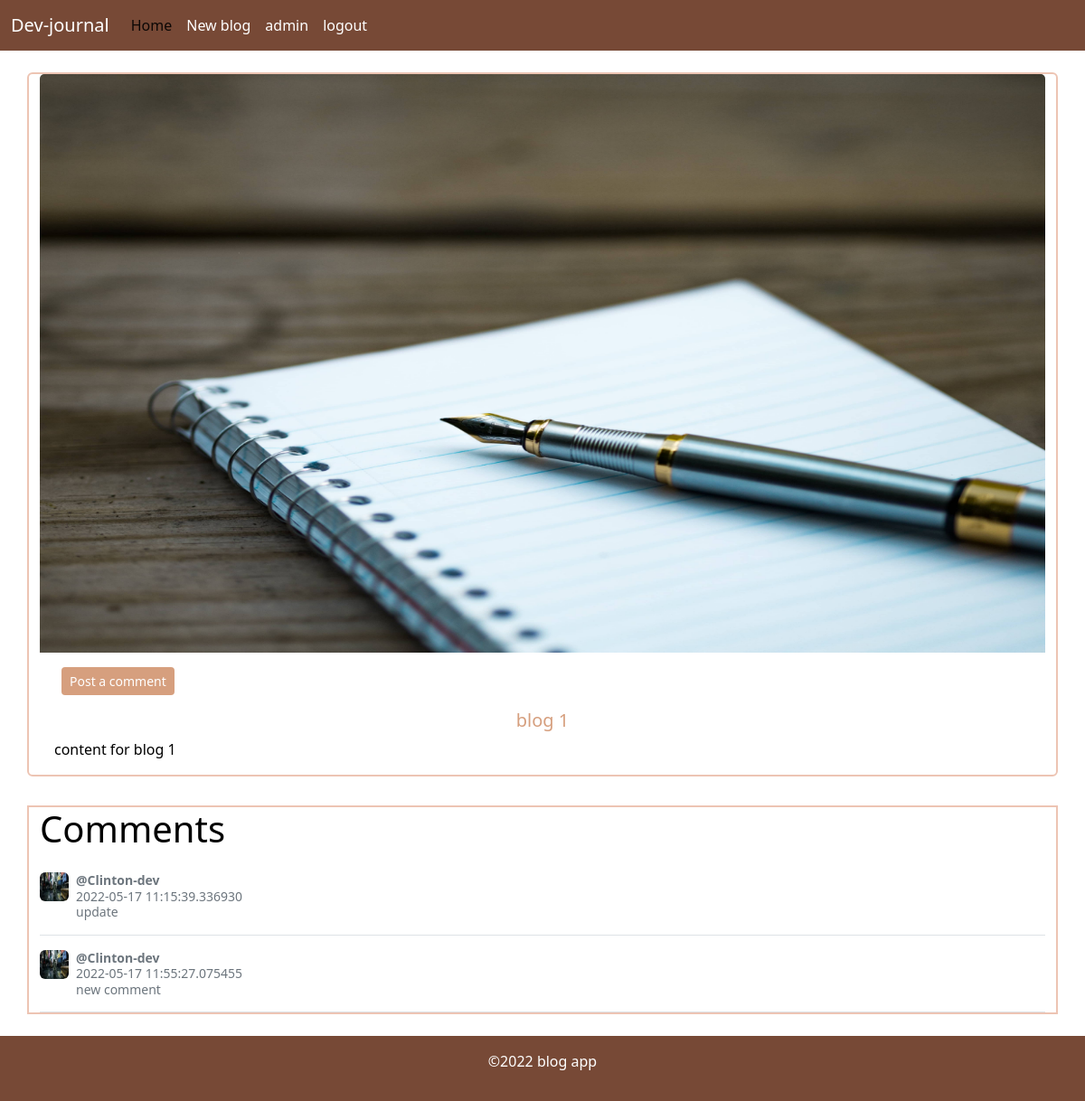
The app's page /post/1 (signed in) with its own data.
### blog/models.py (models this page shows, shortened)
class User(db.Model, UserMixin):
    id = db.Column(db.Integer, primary_key=True)
    username = db.Column(db.String(20), unique=True, nullable=False)
    email = db.Column(db.String(120), unique=True, nullable=False)
    image_file = db.Column(db.String(20), nullable=False, default='user-default.jpg')
    password = db.Column(db.String(60), nullable=False)
    posts = db.relationship('Post', backref='author', lazy=True)
    comments = db.relationship('Comment', backref='user', lazy=True)

class Post(db.Model):
    id = db.Column(db.Integer, primary_key=True)
    title = db.Column(db.String(100), nullable=False)
    date_posted = db.Column(db.DateTime, nullable=False, default=datetime.utcnow)
    image_file = db.Column(db.String(20), nullable=False, default='blog-default.jpg')
    content = db.Column(db.Text, nullable=False)
    comments = db.relationship('Comment', backref='post', lazy=True)
    user_id = db.Column(db.Integer, db.ForeignKey('user.id'), nullable=False)

class Comment(db.Model):
    id = db.Column(db.Integer, primary_key=True)
    content = db.Column(db.Text, nullable=False)
    date_posted = db.Column(db.DateTime, nullable=False, default=datetime.utcnow)
    user_id = db.Column(db.Integer, db.ForeignKey('user.id'), nullable=False)
    post_id = db.Column(db.Integer, db.ForeignKey('post.id'), nullable=False)

### blog/routes.py (the view)
@app.route("/post/<int:post_id>")
def post(post_id):
    post = Post.query.get_or_404(post_id)
    comments = Comment.query.filter_by(post_id=post.id)
    img_file = url_for('static', filename='images/' + post.image_file)
    return render_template("post.html", title=post.title,post=post,img_file=img_file, comments=comments)

### blog/models.py (called while the page is built)
@login_manager.user_loader
def load_user(user_id):
    return User.query.get(user_id)

### blog/templates/post.html (shortened to what this page needs)
{% extends "layout.html"%}
{% block content%}
<div class="container">
    <div class="row mt-4">
        <div class="card mb-3 post-card">
            <img src="{{img_file}}" class="card-img-top blog-img" alt="blog post image">
            <div class="card-body">
                <a href="{{url_for('create_comment',post_id=post.id)}}" class="btn blog-btn btn-sm mx-2 text-center">Post a comment</a>
              <h5 class="card-title blog-title text-center mt-3">{{post.title}}</h5>
              <p class="card-text">{{post.content}}</p>
            </div>
          </div>
    </div>
    <div class="row mt-3">
        <div class="post-card">
            <h1>Comments</h1>
            {% for comment in comments%}
                <div class="d-flex text-muted pt-3 border-bottom">
                    <img src="{{url_for('static',filename='profile-pic/'+comment.user.image_file)}}" alt="user profile pic" class="bd-placeholder-img flex-shrink-0 me-2 rounded" style="width:32px;height: 32px;">
                    <p class="pb-3 mb-0 small lh-sm">
                    <strong class="d-block text-gray-dark">@{{comment.user.username}}</strong>
                    <span>{{comment.date_posted}}</span><br>
                    {{comment.content}}
                    </p>
                </div>
            {% endfor %}
        </div>
    </div>
</div>
{% endblock %}

### blog/templates/layout.html (shortened to what this page needs)
<!doctype html>
<html lang="en">
  <head>
    <link href="https://cdn.jsdelivr.net/npm/bootstrap@5.2.0-beta1/dist/css/bootstrap.min.css" rel="stylesheet">
    <link rel="stylesheet" href="{{url_for('static', filename='styles.css')}}">
  </head>
  <body>
    <nav class="navbar navbar-expand-lg navigation-bar">
        <div class="container-fluid">
        <a class="navbar-brand" href="{{url_for('home')}}">Dev-journal</a>
        <div class="collapse navbar-collapse" id="navbarNav">
            <ul class="navbar-nav">
            <li class="nav-item">
                <a class="nav-link active" aria-current="page" href="{{url_for('home')}}">Home</a>
            </li>
            {% if current_user.is_authenticated%}
              <li class="nav-item">
                <a class="nav-link" href="{{url_for('create_post')}}">New blog</a>
              </li>
              <li class="nav-item">
                <a class="nav-link" href="{{url_for('profile')}}">{{current_user.username}}</a>
              </li>
              <li class="nav-item">
                <a class="nav-link" href="{{url_for('logout')}}">logout</a>
              </li>
            {% endif %}
            </ul>
        </div>
        </div>
    </nav>
    {% block content%}{%endblock content%}
    <footer class="mt-4 py-3">
      <div class="container-fluid">
        <p class="text-center">&copy;2022 blog app</p>
      </div>
    </footer>
  </body>
</html>

### blog/static/styles.css (style rules this page uses)
body { color: #000; }
.navigation-bar { background-color: #774936; }
.navigation-bar a { color: #fff; }
.post-card { border: 2px solid #EDC4B3; }
.blog-title { color: #D69F7E; text-decoration: none; }
.blog-btn { background-color: #D69F7E; color: #fff; }
.blog-img { height: 80vh; }
footer { background-color: #774936; color: #fff; }

### records on screen
User: username "admin"
Post: title "blog 1", content "content for blog 1"
Comment: image_file (picture), user.username "Clinton-dev", date_posted "2022-05-17 11:15:39.336930", content "update"
Comment: image_file (picture), user.username "Clinton-dev", date_posted "2022-05-17 11:55:27.075455", content "new comment"
